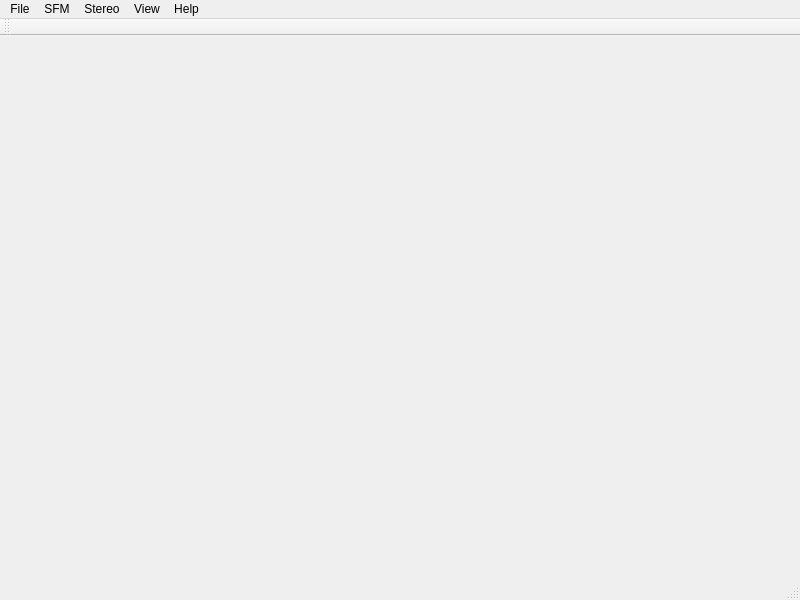
<?xml version="1.0" encoding="UTF-8"?>
<ui version="4.0">
 <class>MainWindow</class>
 <widget class="QMainWindow" name="MainWindow">
  <property name="enabled">
   <bool>true</bool>
  </property>
  <property name="geometry">
   <rect>
    <x>0</x>
    <y>0</y>
    <width>800</width>
    <height>600</height>
   </rect>
  </property>
  <property name="minimumSize">
   <size>
    <width>800</width>
    <height>600</height>
   </size>
  </property>
  <property name="windowTitle">
   <string>Stereo -- zdd</string>
  </property>
  <widget class="QWidget" name="centralWidget"/>
  <widget class="QMenuBar" name="menuBar">
   <property name="geometry">
    <rect>
     <x>0</x>
     <y>0</y>
     <width>800</width>
     <height>23</height>
    </rect>
   </property>
   <widget class="QMenu" name="menuFile">
    <property name="title">
     <string>File</string>
    </property>
    <addaction name="actionOpen_Left_Image"/>
    <addaction name="actionOpen_Right_Image"/>
    <addaction name="separator"/>
    <addaction name="actionOpen_Images"/>
   </widget>
   <widget class="QMenu" name="menuSFM">
    <property name="title">
     <string>SFM</string>
    </property>
    <addaction name="actionReconstruct_3D"/>
   </widget>
   <widget class="QMenu" name="menuStereo">
    <property name="title">
     <string>Stereo</string>
    </property>
    <addaction name="actionDisparityMap"/>
    <addaction name="actionDepth_Map"/>
    <addaction name="actionCreate_3D"/>
   </widget>
   <widget class="QMenu" name="menuView">
    <property name="title">
     <string>View</string>
    </property>
    <addaction name="action3D_View"/>
   </widget>
   <widget class="QMenu" name="menuAbout">
    <property name="title">
     <string>Help</string>
    </property>
    <addaction name="actionUsage"/>
    <addaction name="actionAbout"/>
   </widget>
   <addaction name="menuFile"/>
   <addaction name="menuSFM"/>
   <addaction name="menuStereo"/>
   <addaction name="menuView"/>
   <addaction name="menuAbout"/>
  </widget>
  <widget class="QToolBar" name="mainToolBar">
   <attribute name="toolBarArea">
    <enum>TopToolBarArea</enum>
   </attribute>
   <attribute name="toolBarBreak">
    <bool>false</bool>
   </attribute>
  </widget>
  <widget class="QStatusBar" name="statusBar"/>
  <action name="actionOpen_Images">
   <property name="enabled">
    <bool>false</bool>
   </property>
   <property name="text">
    <string>Open Images</string>
   </property>
  </action>
  <action name="actionOpen_Left_Image">
   <property name="text">
    <string>Open Left Image</string>
   </property>
  </action>
  <action name="actionOpen_Right_Image">
   <property name="text">
    <string>Open Right Image</string>
   </property>
  </action>
  <action name="actionDisparityMap">
   <property name="text">
    <string>Disparity Map</string>
   </property>
  </action>
  <action name="actionReconstruct_3D">
   <property name="enabled">
    <bool>false</bool>
   </property>
   <property name="text">
    <string>Reconstruct 3D</string>
   </property>
  </action>
  <action name="actionDepth_Map">
   <property name="text">
    <string>Depth Map</string>
   </property>
  </action>
  <action name="actionCreate_3D">
   <property name="enabled">
    <bool>false</bool>
   </property>
   <property name="text">
    <string>Create 3D</string>
   </property>
  </action>
  <action name="action3D_View">
   <property name="checkable">
    <bool>true</bool>
   </property>
   <property name="text">
    <string>3D View</string>
   </property>
  </action>
  <action name="actionAbout">
   <property name="text">
    <string>About Stereo</string>
   </property>
  </action>
  <action name="actionUsage">
   <property name="text">
    <string>Usage</string>
   </property>
  </action>
 </widget>
 <layoutdefault spacing="6" margin="11"/>
 <resources/>
 <connections/>
</ui>
